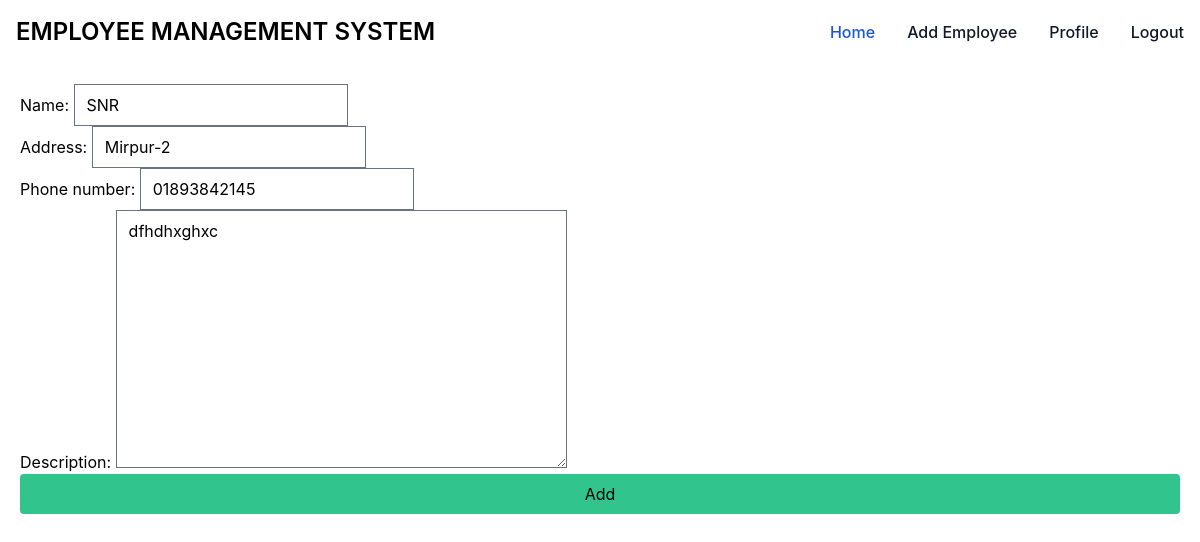
/update/4/ (signed in), run on an earlier commit of the app's database.
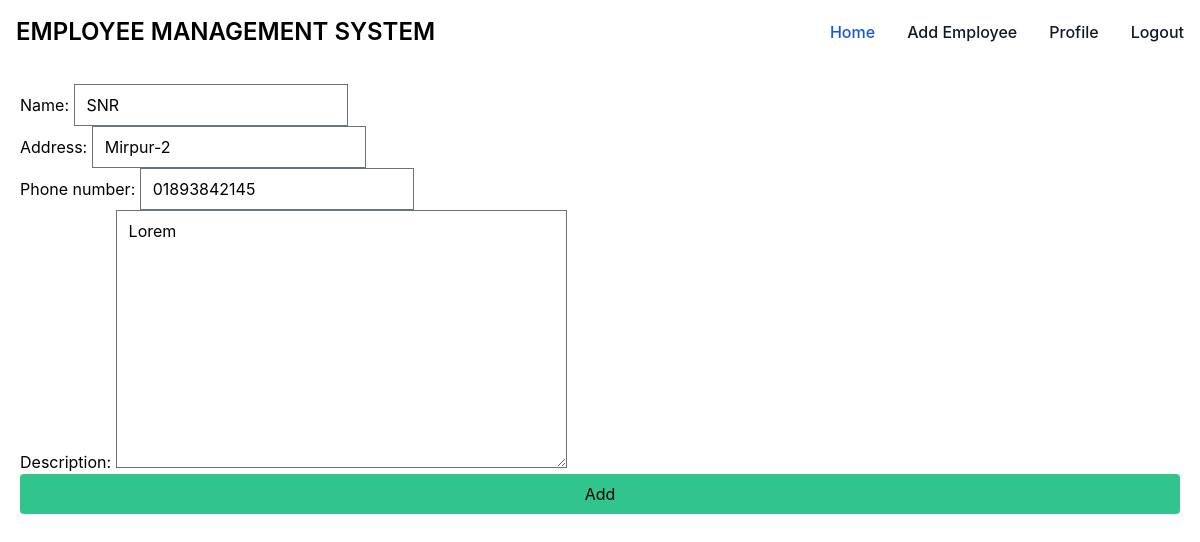
And on a later commit of the database.
### employee/models.py (models this page shows, shortened)
class Employee(models.Model):
    DESIGNATION_CHOICES = [
        ("manager", "Manager"),
        ("developer", "Developer"),
        ("designer", "Designer"),
        ("hr", "HR"),
        ("sales", "Sales"),
    ]
    name = models.CharField(max_length=100)
    address = models.CharField(max_length=255)
    phone_number = models.CharField(max_length=15, unique=True)
    salary = models.DecimalField(max_digits=10, decimal_places=2)
    designation = models.CharField(max_length=100, choices=DESIGNATION_CHOICES)
    description = models.TextField()

### employee/views.py (the view)
# urls.py: path("update/<int:pk>/", EmployeeUpdateView.as_view(), name="update"),
class EmployeeUpdateView(LoginRequiredMixin, UpdateView):
    model = Employee
    fields = ["name", "address", "phone_number", "description"]
    template_name = "employee/add_employee.html"
    success_url = "/"

### template/employee/add_employee.html
{% extends "base.html" %} {% block title %}Add Employee {% endblock title %}
{% block content %}
<div class="p-5">
  <form method="POST">
    {% csrf_token %} {{ form }}
    <button class="px-2 py-2 bg-green-400 w-full block rounded">Add</button>
  </form>
</div>
{% endblock content %}

What changed in the data, as far as the page shows it:
changed Employee "SNR": description "dfhdhxghxc" → "Lorem"
